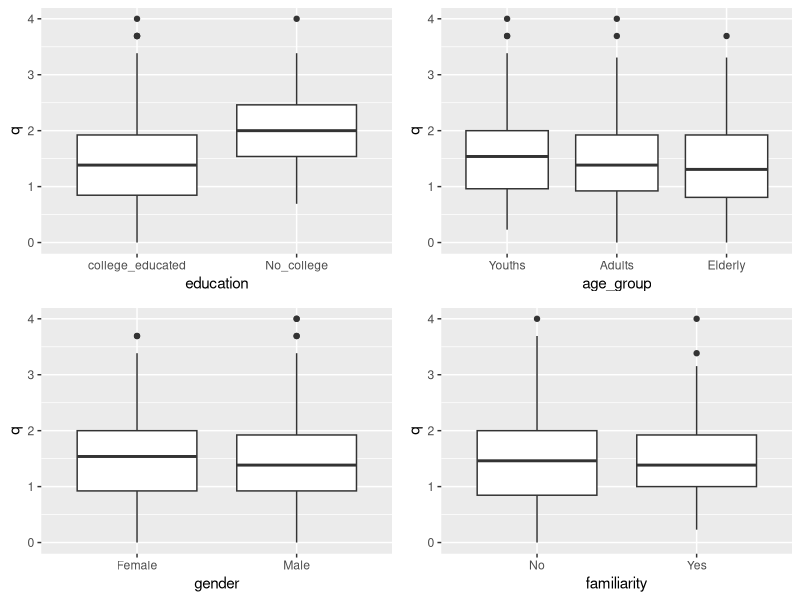

This chart was generated by the following R code:
library(tidyverse)
#Importing data 
library(readxl)
cad <- read_excel("covid_africa_data.xlsx")
head(cad)

#reshaping variables
df1 <- cad %>% mutate(gender = factor(Gender), 
         age_group = factor(`Age class`), 
         education = factor(`Highest level of education`), 
         familiarity = factor(Know_a_covid_patient)) %>%
  select(gender, age_group, education,  familiarity, q1:q13)

table(cad$`Age class`)
table(df1$age_group)
# collapsing age class varible to three categories
levels(df1$age_group) <- list("Youths" = c("Less than 18 years", "18 - 24 years", "25 - 29 years"), 
                        "Adults" = c("30 - 34 years", "35 - 39 years", "40 - 49 years"), 
                        "Elderly" = c("50 - 59 years", "60 - 69 years", "70 years and above"))
sum(is.na(df1$age_group)) #checking missing values

levels(df1$education) <- list("college_educated" = c("Tertiary education", "Post Graduate level"), 
                              "No_college" = c("No formal education", "Primary/Basic education", "Secondary/high school/form 4/5 education"))

sum(is.na(cad$`Highest level of education`))
sum(is.na(df1$education))

df1[df1 == "Strongly Disagree"] <- "0"
df1[df1 == "Disagree"] <- "0"
df1[df1 == "Neutral"] <- "1"
df1[df1=="Agree"] <- "4"
df1[df1=="Strongly Agree"] <- "4"


head(df1)
class(df1$q1)
df1[, 5:17] <- lapply(df1[, 5:17], as.numeric)
class(df1$q1)
head(df1)
df1$q <- rowMeans(subset(df1, select = q1:q13), na.rm = T)
head(df1)

df <- df1 %>% select(gender, age_group, education, familiarity, q )
head(df)



model <- lm(q~gender+age_group+education+familiarity, data = df)
summary(model)

require(gridExtra)
p1 <- df %>% ggplot(aes(x=education, y=q))+ 
 geom_boxplot()
p2 <- df %>% ggplot(aes(age_group, y=q))+geom_boxplot()
p3 <- ggplot(df, aes(gender, q,))+geom_boxplot()
p4 <- ggplot(df, aes(familiarity, q))+geom_boxplot()
grid.arrange(p1, p2, p3, p4, ncol =2)
